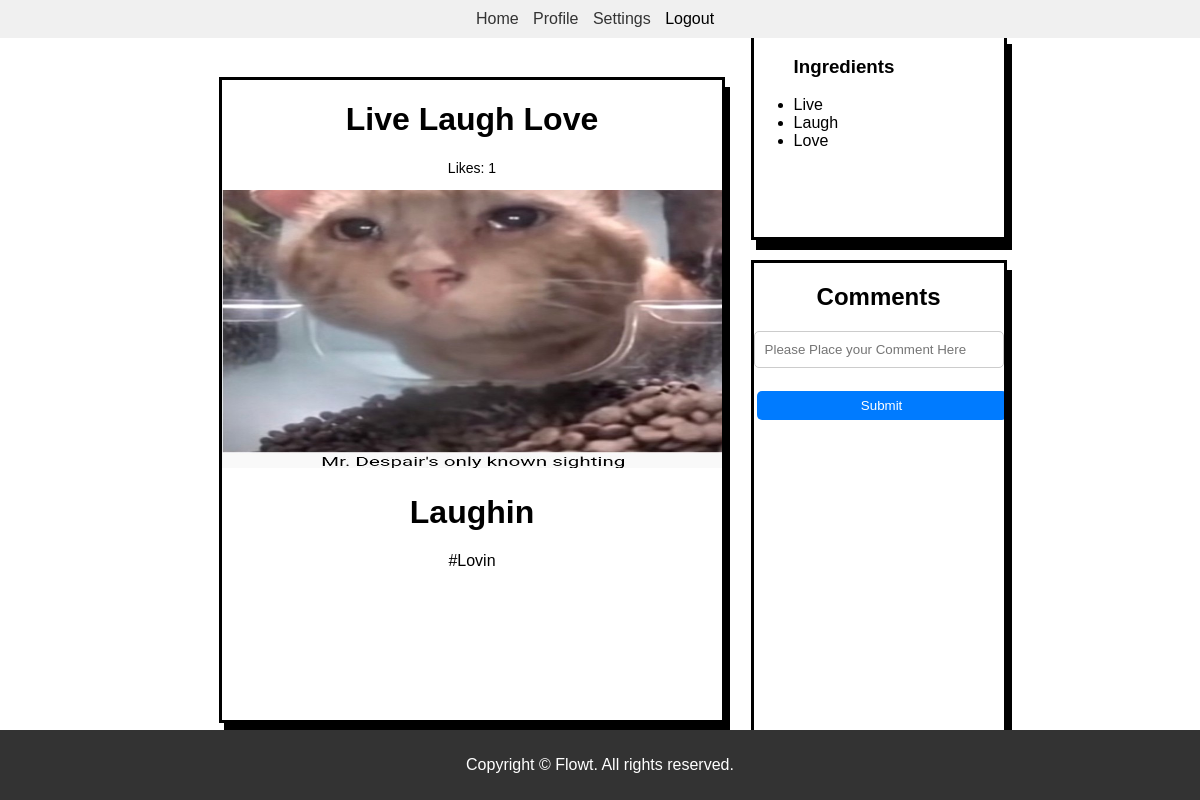
The page /postView/3 (signed in) on the database its author committed.
### FProj/backend.py (models this page shows)
class Post(db.Model):
    id = db.Column(db.Integer, primary_key = True, autoincrement = True)
    title = db.Column(db.String, nullable = False)
    description = db.Column(db.String, nullable = False)
    ingredients = db.Column(db.String, nullable = False)
    label = db.Column(db.String(), nullable = False)
    picture = db.Column(db.String(), nullable = False)
    upvote = db.Column(db.Integer, default = 0, nullable = False)
    user_id = db.Column(db.Integer, db.ForeignKey('user.id'), nullable=False)
    user = db.relationship('User', backref=db.backref('posts', lazy=True))

### FProj/backend.py (the view)
@app.route('/postView/<int:post_id>')
@login_required
def viewPost(post_id):
    post = Post.query.get(post_id)
    comments = Comments.query.filter_by(post_id=post_id).all()
    print(post)
    if post:
        return render_template('postView.html', post=post, comments=comments, post_id=post_id)
    else:
        return render_template('/main')

### FProj/backend.py (called while the page is built)
@login_manager.user_loader
def load_user(user_id):
    return User.query.get(int(user_id))

### FProj/templates/postView.html (shortened to what this page needs)
<!DOCTYPE html>
<html lang="en">
<head>
    <link rel="stylesheet" type="text/css" href="{{ url_for('static', filename='forum.css') }}">
</head>
<body class="forum-page">
    <header class="forum-header">
        <nav class="forum-nav">
            <ul>
                <li><a href="/main">Home</a></li>
                <li><a href="#">Profile</a></li>
                <li><a href="#">Settings</a></li>
                <li>Logout</a></li>
            </ul>
        </nav>
    </header>
    <div class="viewPost-main">
        <h1 style="text-align: center;">{{post.title}}</h1>
        <p style="font-size: 14px">Likes: {{post.upvote}}</p>
        <div class="viewPost-content">
            <image class="image" src="{{ url_for('static', filename=post.picture) }}"">
            <p>{{post.description | safe}}</p>
            <p>{{post.label}}</p>
        </div>
    </div>
    <div class="viewPost-box">
        <div class="viewPost-Ingredients">
            <ul style="list-cycle:circle">
                <h3>Ingredients</h3>
                {% for i in post.ingredients.split(',')%}
                    <li>{{i}}</li>
                {%endfor%}
            </ul>
        </div>
        <div class="viewPost-Comments">
            <form action="/submitComment?post_id={{post.id}}" method="POST">
            <h2>Comments</h2>
            <Input type="text" id="comment" name="comment" placeholder="Please Place your Comment Here"/>
            <button type="submit"> Submit </button></form>
        </div>
    </div>
    <footer class="account-footer">
        <p>Copyright © Flowt. All rights reserved.</p>
    </footer>
</body>
</html>

### FProj/static/forum.css (style rules this page uses)
body { margin: 0; padding: 0; font-family: Arial, sans-serif; background-image: url('UC_Merced_at_night.jpg'); background-size: cover; display: flex; justify-content: center; align-items: center; height: 100vh; }
header { background-color: #f0f0f0; padding: 10px; border-radius: 10px; width: 100%; text-align: center; position: absolute; top: 0; left: 50%; transform: translateX(-50%); }
nav ul { list-style-type: none; margin: 0; padding: 0; text-align: center; }
nav ul li { display: inline; margin-right: 10px; }
nav ul li a { text-decoration: none; color: #333; }
h2 { text-align: center; }
form { text-align: center; }
input[type="text"], input[type="password"] { width: 100%; padding: 10px; margin-bottom: 20px; border: 1px solid #ccc; border-radius: 5px; box-sizing: border-box; }
button[type="submit"], button.create-account { width: 100%; padding: 7px; margin: 3px; border: none; border-radius: 5px; cursor: pointer; transition: background-color 0.3s ease; }
button[type="submit"] { background-color: #007bff; color: #fff; }
.account-footer { background-color: #333; color: #fff; text-align: center; padding: 10px 0; position: fixed; bottom: 0; width: 100%; }
.viewPost-main { text-align: center; border-style: solid; box-shadow: 5px 10px; background-color: white; width: 500px; height: 80%; }
.viewPost-content { overflow-y: auto; width: 100%; height: 87%; }
.viewPost-box { display:flex; flex-direction: column; }
.viewPost-Ingredients { overflow-y: auto; flex-direction: row; background-color: white; margin-left: 10%; margin-bottom: 20px; border-style: solid; box-shadow: 5px 10px; width: 250px; height: 200px; }
.viewPost-Comments { overflow-y: auto; flex-direction: row; background-color: white; margin-left: 10%; border-style: solid; box-shadow: 5px 10px; width: 250px; height: 500px; }
.image { width: 100%; height: 50%; }

### rows shown on the page
Post: title "Live Laugh Love", upvote "1", picture (picture), description "Laughin", label "#Lovin"

### other values the page prints
{{ i }} "Live" "Laugh" "Love"
